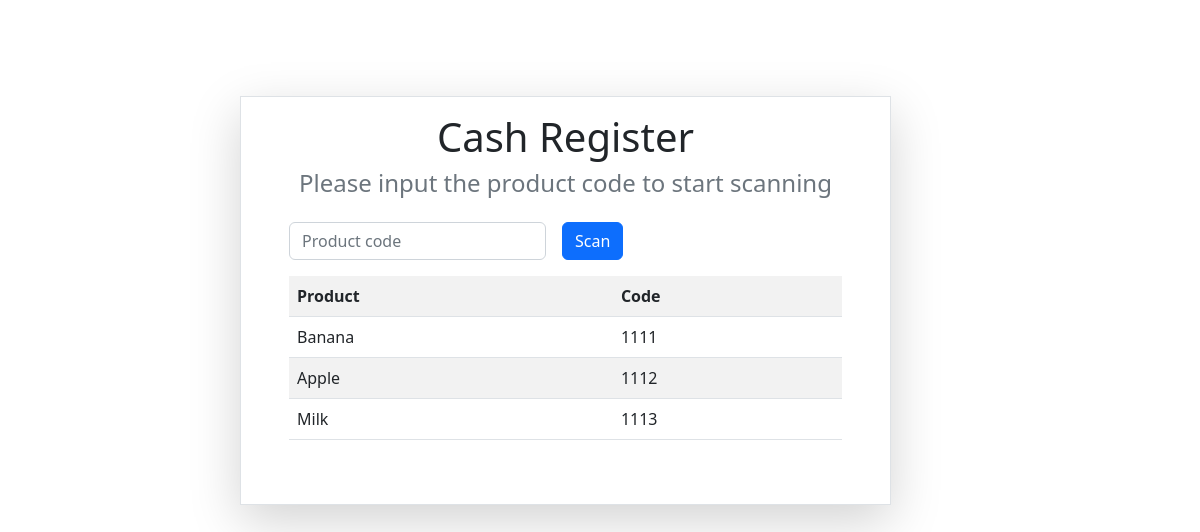
The app's page /cash-register/, older data.
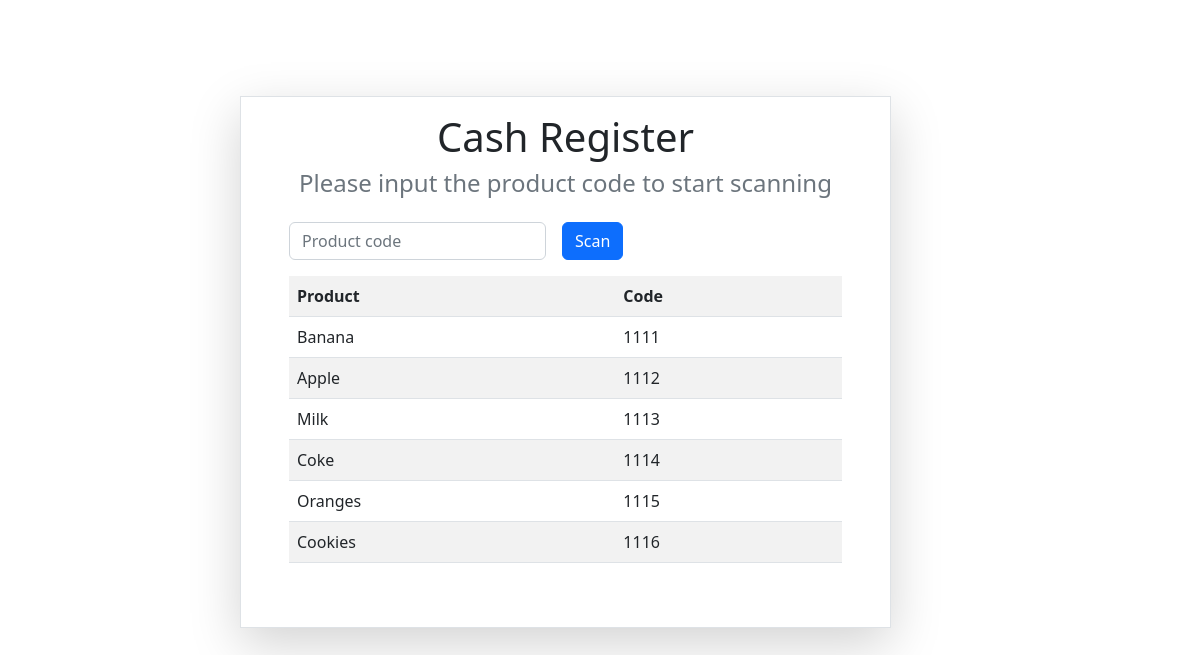
The same page, newer data.
### cash_register/models.py (models this page shows)
class Product(models.Model):
    name = models.TextField(max_length=200)
    code = models.IntegerField(default=0)
    price = models.FloatField(default=0)

### cash_register/views.py (the view)
# urls.py: path('', views.index, name='index'),
def index(request):
    context = {'products': Product.objects.all(),
               'title': 'Cash Register'}
    return render(request, 'cash_register/index.html', context)

### cash_register/templates/cash_register/index.html
{% include '_header.html' %}
<h1 class="d-flex justify-content-center">Cash Register</h1>
<h4 class="text-muted d-flex justify-content-center pb-3">Please input the product code to start scanning</h4>
{% include '_form.html' %}
{% include '_product_table.html' %}
{% include '_footer.html' %}

### cash_register/templates/_header.html (shortened to what this page needs)
<!DOCTYPE html>
<html>
  <head>
    <link href="https://cdn.jsdelivr.net/npm/bootstrap@5.2.2/dist/css/bootstrap.min.css" rel="stylesheet">
  </head>
<body>
  <div class="container mt-5">
    <div class="row p-4 pb-0 pe-lg-0 pt-lg-5 align-items-center rounded-3">
      <div class="col-lg-7 p-3 p-lg-5 pt-lg-3 offset-2 border shadow-lg">

### cash_register/templates/_form.html
<form action="/cash-register/scan" method="get" class="row g-3 mb-3">
  <div class="col-auto">
    <input id="productId" type="text" name="code" value="" class="form-control" placeholder="Product code">
  </div>
  <div class="col-auto">
    <button type="submit" class="btn btn-primary">Scan</button>
  </div>
</form>

### cash_register/templates/_product_table.html
<table class="table table-striped mt-3">
  <tr>
    <th>Product</th>
    <th>Code</th>
  </tr>
  {% for product in products %}
  <tr>
    <td>{{ product.name }}</td>
    <td>{{ product.code }}</td>
  </tr>
  {% endfor %}
</table>

### cash_register/templates/_footer.html
      </div>
     </div>
   </div>
 </body>
</html>

Row changes from the older to the newer data that the page shows:
added Product: name "Coke", code "1114"
added Product: name "Oranges", code "1115"
added Product: name "Cookies", code "1116"
